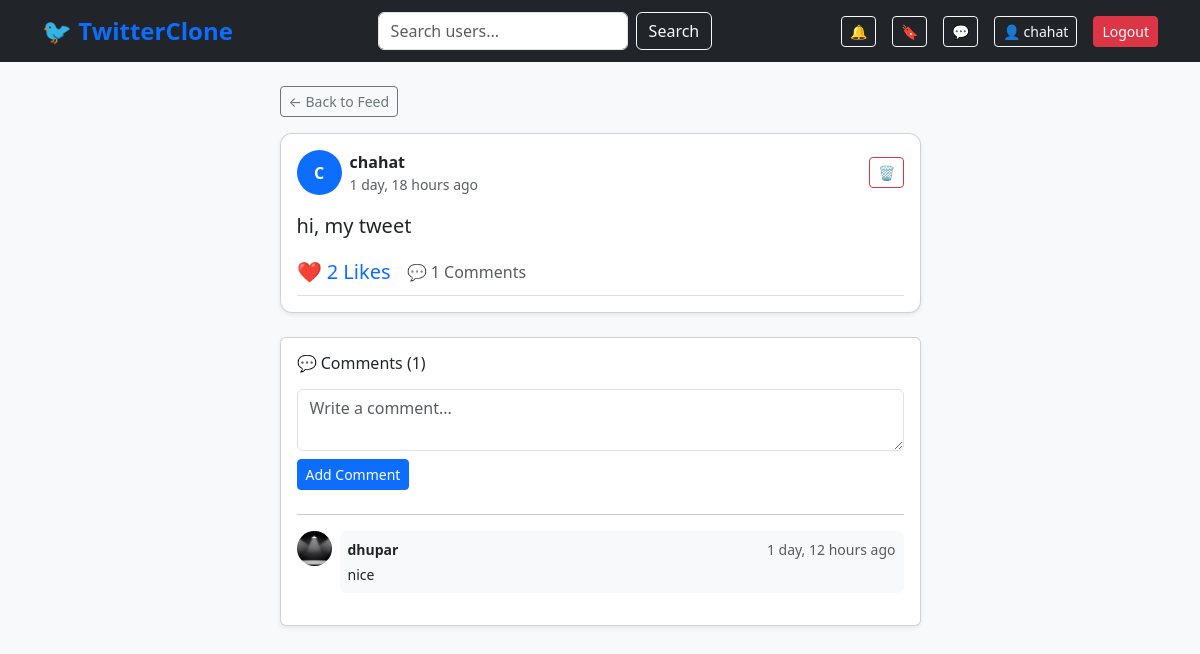
The page /tweet/3/ (signed in) on the database its author committed.
### twitter/models.py (models this page shows, shortened)
class Tweet(models.Model):
    user    = models.ForeignKey(User, on_delete=models.CASCADE)
    content = models.TextField(max_length=280)
    image   = models.ImageField(upload_to='tweets/', blank=True, null=True)
    likes   = models.ManyToManyField(User, related_name='liked_tweets', blank=True)
    is_retweet    = models.BooleanField(default=False)
    original_tweet = models.ForeignKey(
        'self',
        on_delete=models.CASCADE,
        null=True,
        blank=True,
        related_name='retweets'
    )
    created_at = models.DateTimeField(auto_now_add=True)
    def get_likes_count(self):
        return self.likes.count()
    class Meta:
        ordering = ['-created_at']

class Comment(models.Model):
    tweet   = models.ForeignKey(Tweet, on_delete=models.CASCADE)
    user    = models.ForeignKey(User, on_delete=models.CASCADE)
    content = models.TextField(max_length=280)
    created_at = models.DateTimeField(auto_now_add=True)
    class Meta:
        ordering = ['created_at']    # oldest comments first

class Profile(models.Model):
    user = models.OneToOneField(User, on_delete=models.CASCADE)
    bio = models.TextField(blank=True, null=True)
    profile_picture = models.ImageField(
        upload_to='profiles/',
        blank=True,
        null=True
    )
    followers = models.ManyToManyField(
        User,
        related_name='following',
        blank=True
    )
    created_at = models.DateTimeField(auto_now_add=True)

### twitter/views.py (the view, shortened to what this page needs)
# urls.py: path('tweet/<int:id>/', views.tweet_detail, name='tweet_detail'),
@login_required(login_url='login')
def tweet_detail(request, id):
    tweet    = get_object_or_404(Tweet, id=id)
    comments = tweet.comment_set.all()
    form     = CommentForm()
    return render(request, 'twitter/tweet_detail.html', {
        'tweet'   : tweet,
        'comments': comments,
        'form'    : form
    })

### twitter/forms.py
class CommentForm(forms.ModelForm):
    class Meta:
        model = Comment
        fields = ['content']
    def __init__(self, *args, **kwargs):
        super().__init__(*args, **kwargs)
        self.fields['content'].widget.attrs.update({
            'class': 'form-control',
            'placeholder': 'Write a comment...',
            'rows': 2
        })
        from .models import Tweet, Profile, Comment, Message

### twitter/context_processors.py (called while the page is built)
def notifications_count(request):
    if request.user.is_authenticated:
        unread_count = Notification.objects.filter(
            recipient=request.user,
            is_read=False
        ).count()
        return {'unread_notifications': unread_count}
    return {'unread_notifications': 0}

### templates/twitter/tweet_detail.html (shortened to what this page needs)
{% extends 'base.html' %}
{% block content %}
<div class="row justify-content-center">
    <div class="col-md-7">
        <a href="{% url 'feed' %}" class="btn btn-outline-secondary btn-sm mb-3">
            ← Back to Feed
        </a>
        <div class="card shadow-sm tweet-card mb-4">
            <div class="card-body">
                <div class="d-flex align-items-center mb-3">
                    {% if tweet.user.profile.profile_picture %}
                        <img src="{{ tweet.user.profile.profile_picture.url }}"
                             class="profile-img me-2"
                             alt="{{ tweet.user.username }}">
                    {% else %}
                        <div class="profile-img me-2 bg-primary d-flex
                                    align-items-center justify-content-center
                                    text-white fw-bold">
                            {{ tweet.user.username|first|upper }}
                        </div>
                    {% endif %}
                    <div class="flex-grow-1">
                        <a href="{% url 'profile' tweet.user.username %}"
                           class="fw-bold text-dark text-decoration-none">
                           {{ tweet.user.username }}
                        </a>
                        <small class="text-muted d-block">
                            {{ tweet.created_at|timesince }} ago
                        </small>
                    </div>
                    {% if tweet.user == request.user %}
                        <a href="{% url 'delete_tweet' tweet.id %}"
                           class="btn btn-sm btn-outline-danger">🗑</a>
                    {% endif %}
                </div>
                <p class="fs-5 mb-3">{{ tweet.content }}</p>
                <div class="d-flex align-items-center gap-3 pb-2 border-bottom">
                    <a href="{% url 'like_tweet' tweet.id %}"
                       class="text-decoration-none fs-5">
                        {% if request.user in tweet.likes.all %}
                            ❤️ {{ tweet.get_likes_count }} Likes
                        {% else %}
                            🤍 {{ tweet.get_likes_count }} Likes
                        {% endif %}
                    </a>
                    <span class="text-muted">
                        💬 {{ comments.count }} Comments
                    </span>
                </div>
            </div>
        </div>
        <div class="card shadow-sm mb-4">
            <div class="card-body">
                <h6 class="mb-3">
                    💬 Comments ({{ comments.count }})
                </h6>
                <form method="POST" class="mb-4">
                    {% for field in form %}
                        {{ field }}
                    {% endfor %}
                    <button type="submit" class="btn btn-primary btn-sm mt-2">
                        Add Comment
                    </button>
                </form>
                <hr>
                {% if comments %}
                    {% for comment in comments %}
                    <div class="d-flex mb-3">
                        {% if comment.user.profile.profile_picture %}
                            <img src="{{ comment.user.profile.profile_picture.url }}"
                                 class="profile-img me-2"
                                 alt="{{ comment.user.username }}"
                                 style="width:35px; height:35px;">
                        {% else %}
                            <div class="me-2 bg-primary d-flex align-items-center
                                        justify-content-center text-white fw-bold rounded-circle"
                                 style="width:35px; height:35px; min-width:35px;">
                                {{ comment.user.username|first|upper }}
                            </div>
                        {% endif %}
                        <div class="flex-grow-1">
                            <div class="bg-light rounded p-2">
                                <div class="d-flex justify-content-between">
                                    <a href="{% url 'profile' comment.user.username %}"
                                       class="fw-bold text-dark text-decoration-none small">
                                       {{ comment.user.username }}
                                    </a>
                                    <small class="text-muted">
                                        {{ comment.created_at|timesince }} ago
                                    </small>
                                </div>
                                <p class="mb-0 small mt-1">{{ comment.content }}</p>
                            </div>
                        </div>
                    </div>
                    {% endfor %}
                {% else %}
                    <p class="text-muted text-center">
                        No comments yet. Be the first to comment!
                    </p>
                {% endif %}
            </div>
        </div>
    </div>
</div>
{% endblock %}

### templates/base.html (shortened to what this page needs)
<!DOCTYPE html>
<html lang="en">
<head>
    <link href="https://cdn.jsdelivr.net/npm/bootstrap@5.3.0/dist/css/bootstrap.min.css" rel="stylesheet">
</head>
<body>
    <nav class="navbar navbar-expand-lg navbar-dark bg-dark sticky-top">
        <div class="container">
            <a class="navbar-brand text-primary" href="{% url 'feed' %}">🐦 TwitterClone</a>
            <form class="d-flex mx-auto" method="GET" action="{% url 'search' %}">
                <input class="form-control me-2" type="search" name="q"
                       placeholder="Search users..."
                       value="{{ request.GET.q }}"
                       style="width:250px;">
                <button class="btn btn-outline-light" type="submit">Search</button>
            </form>
            <div class="d-flex align-items-center gap-3">
                {% if user.is_authenticated %}
                <a href="{% url 'notifications' %}" class="btn btn-outline-light btn-sm position-relative">
                    🔔
                </a>
                <a href="{% url 'bookmarks' %}" class="btn btn-outline-light btn-sm">🔖</a>
                <a href="{% url 'inbox' %}" class="btn btn-outline-light btn-sm">💬</a>
                <a href="{% url 'profile' user.username %}" class="btn btn-outline-light btn-sm">
                    👤 {{ user.username }}
                </a>
                <a href="{% url 'logout' %}" class="btn btn-danger btn-sm">Logout</a>
                {% else %}
                    <a href="{% url 'login' %}" class="btn btn-outline-light btn-sm">Login</a>
                    <a href="{% url 'register' %}" class="btn btn-primary btn-sm">Register</a>
                {% endif %}
            </div>
        </div>
    </nav>
    <div class="container mt-4">
        {% block content %}
        {% endblock %}
    </div>
</body>
</html>

### templates/base.html (style rules this page uses)
body { background-color: #f8f9fa; }
.navbar-brand { font-weight: 900; font-size: 1.5rem; }
.tweet-card { border-radius: 12px; margin-bottom: 1rem; }
.profile-img { width: 45px; height: 45px; border-radius: 50%; object-fit: cover; }

### rows shown on the page
Tweet: user.username|first "C", user.username "chahat", created_at "1 day, 18 hours", content "hi, my tweet", get_likes_count "2", count "1"
Comment: user.profile.profile_picture (picture), user.username "dhupar", created_at "1 day, 12 hours", content "nice"

### other values the page prints
{{ user.username }} "chahat"
{{ comments.count }} "1"
